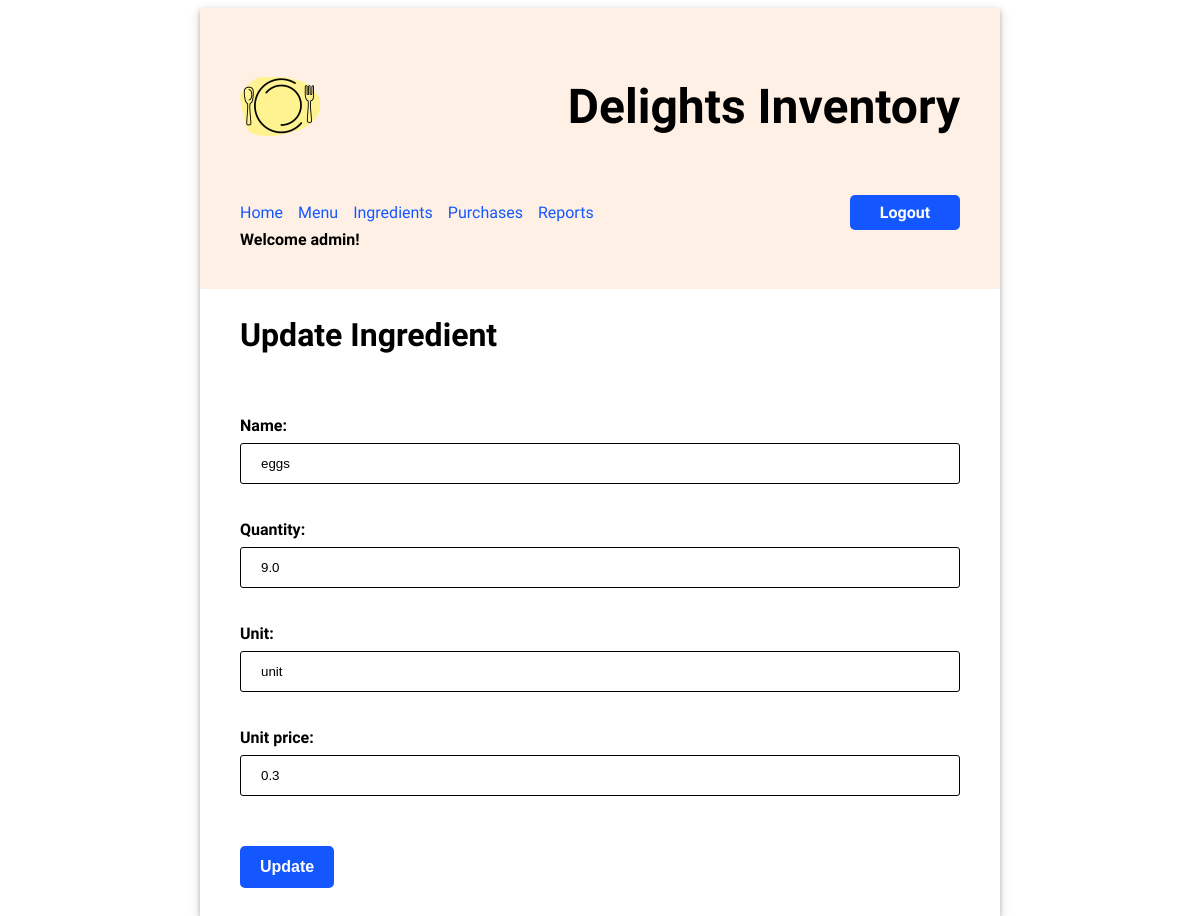
Before: /ingredients/2/update (signed in) with the older database file.
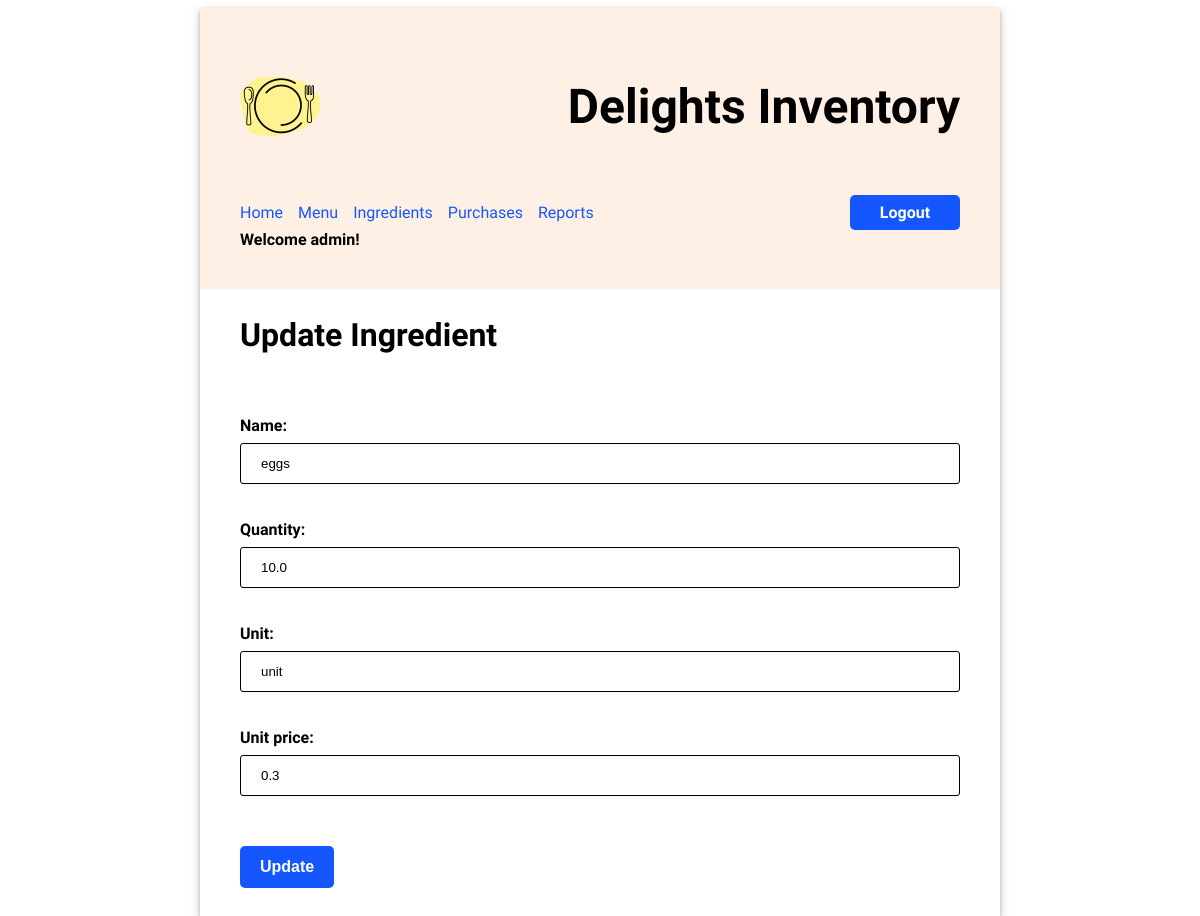
After: the same page with the newer database file.
### inventory/models.py (models this page shows, shortened)
class Ingredient(models.Model):
    name = models.CharField(max_length=200)
    quantity = models.FloatField(default=0)
    unit = models.CharField(max_length=200)
    unit_price = models.FloatField(default=0)

### inventory/views.py (the view)
# urls.py: path('ingredients/<pk>/update', views.UpdateIngredientView.as_view(), name="update_ingredient"),
class UpdateIngredientView(LoginRequiredMixin,UpdateView):
    model = Ingredient
    template_name = "inventory/update_ingredient.html"
    form_class = IngredientForm

### inventory/forms.py
class IngredientForm(forms.ModelForm):
    class Meta:
        model = Ingredient
        fields = "__all__"

### inventory/templates/inventory/update_ingredient.html (shortened to what this page needs)
{% extends 'base.html' %}
{% load static %}
{% block content %}
    <h2>Update Ingredient</h2>
    <form action="" method="post">
    <div>
    {{ form.as_p }}
    <input type="submit" value="Update" />
    </div>
    </form>
{% endblock %}

Changed rows visible on the page:
changed Ingredient "eggs": quantity "9.0" → "10.0"
